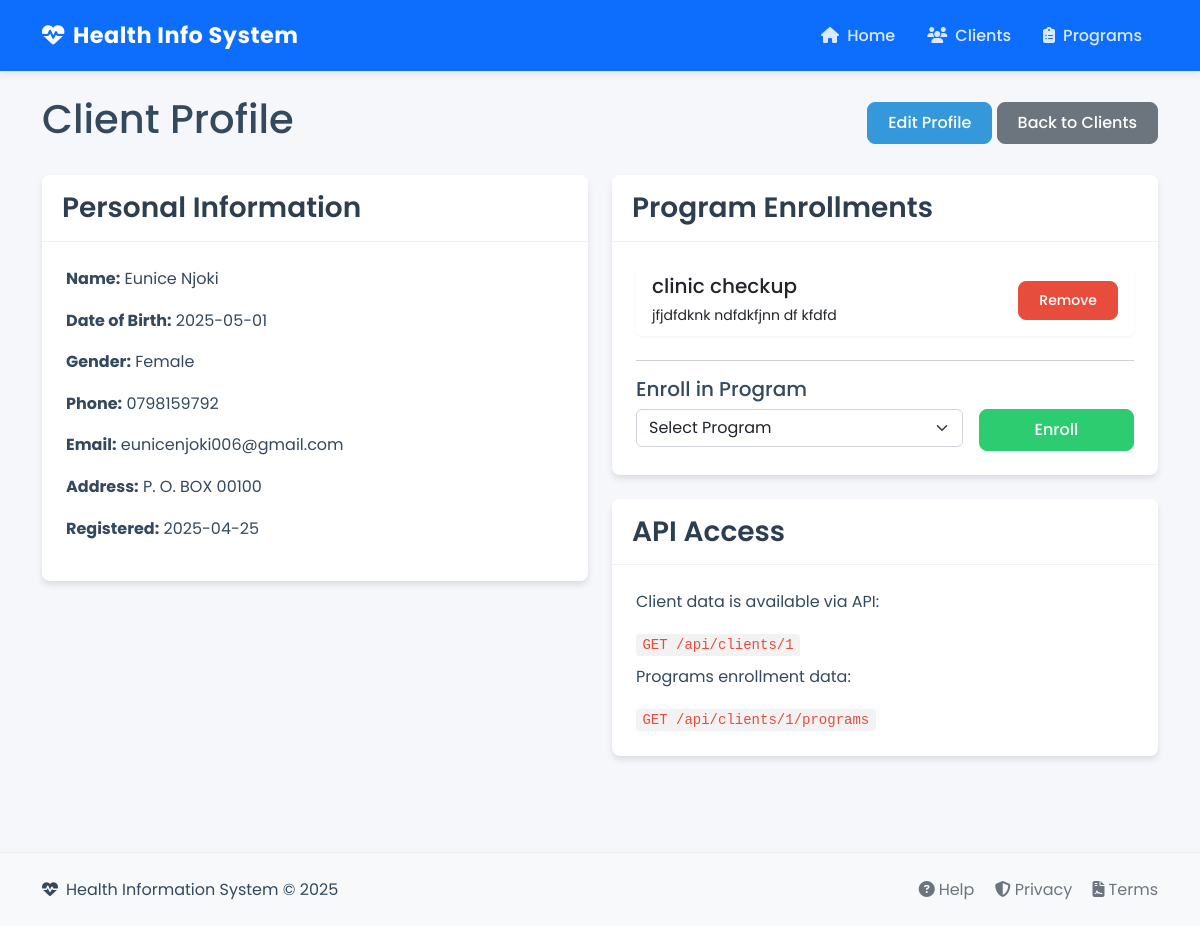
The page /clients/1 on the database its author committed.
### models/client.py (models this page shows, shortened)
class Client(db.Model):
    id = db.Column(db.Integer, primary_key=True)
    first_name = db.Column(db.String(50), nullable=False)
    last_name = db.Column(db.String(50), nullable=False)
    date_of_birth = db.Column(db.Date, nullable=False)
    gender = db.Column(db.String(10), nullable=False)
    phone = db.Column(db.String(15))
    email = db.Column(db.String(120))
    address = db.Column(db.String(200))
    created_at = db.Column(db.DateTime, default=datetime.utcnow)
    updated_at = db.Column(db.DateTime, default=datetime.utcnow, onupdate=datetime.utcnow)
    programs = db.relationship('Program', secondary=client_program,
                              backref=db.backref('clients', lazy='dynamic'))

### models/program.py (models this page shows, shortened)
class Program(db.Model):
    id = db.Column(db.Integer, primary_key=True)
    name = db.Column(db.String(100), nullable=False, unique=True)
    description = db.Column(db.Text)
    start_date = db.Column(db.Date)
    end_date = db.Column(db.Date)
    active = db.Column(db.Boolean, default=True)
    created_at = db.Column(db.DateTime, default=datetime.utcnow)
    updated_at = db.Column(db.DateTime, default=datetime.utcnow, onupdate=datetime.utcnow)

### routes/web.py (the view)
@web.route('/clients/<int:client_id>')
def client_details(client_id):
    client = ClientService.get_client(client_id)
    if not client:
        flash('Client not found', 'danger')
        return redirect(url_for('web.clients'))
    all_programs = ProgramService.get_all_programs()
    return render_template('client_details.html', client=client, all_programs=all_programs)

### services/client_service.py (called while the page is built)
    @staticmethod
    def get_client(client_id):
        return Client.query.get(client_id)

### services/program_service.py (called while the page is built)
    @staticmethod
    def get_all_programs():
        return Program.query.all()

### templates/client_details.html (shortened to what this page needs)
{% extends 'base.html' %}
{% block content %}
<div class="d-flex justify-content-between align-items-center mb-4">
    <h1>Client Profile</h1>
    <div>
        <a href="{{ url_for('web.edit_client', client_id=client.id) }}" class="btn btn-primary">Edit Profile</a>
        <a href="{{ url_for('web.clients') }}" class="btn btn-secondary">Back to Clients</a>
    </div>
</div>
<div class="row">
    <div class="col-md-6 mb-4">
        <div class="card">
            <div class="card-header">
                <h3>Personal Information</h3>
            </div>
            <div class="card-body">
                <p><strong>Name:</strong> {{ client.first_name }} {{ client.last_name }}</p>
                <p><strong>Date of Birth:</strong> {{ client.date_of_birth }}</p>
                <p><strong>Gender:</strong> {{ client.gender }}</p>
                <p><strong>Phone:</strong> {{ client.phone|default('Not provided', true) }}</p>
                <p><strong>Email:</strong> {{ client.email|default('Not provided', true) }}</p>
                <p><strong>Address:</strong> {{ client.address|default('Not provided', true) }}</p>
                <p><strong>Registered:</strong> {{ client.created_at.strftime('%Y-%m-%d') }}</p>
            </div>
        </div>
    </div>
    <div class="col-md-6 mb-4">
        <div class="card">
            <div class="card-header">
                <h3>Program Enrollments</h3>
            </div>
            <div class="card-body">
                {% if client.programs %}
                    <div class="list-group">
                        {% for program in client.programs %}
                            <div class="list-group-item list-group-item-action d-flex justify-content-between align-items-center">
                                <div>
                                    <h5 class="mb-1">{{ program.name }}</h5>
                                    <small>{{ program.description|truncate(100) }}</small>
                                </div>
                                <form method="post" action="{{ url_for('web.remove_from_program', client_id=client.id, program_id=program.id) }}">
                                    <button type="submit" class="btn btn-sm btn-danger" onclick="return confirm('Are you sure you want to remove this enrollment?')">Remove</button>
                                </form>
                            </div>
                        {% endfor %}
                    </div>
                {% else %}
                    <p>Not enrolled in any programs.</p>
                {% endif %}
                <hr>
                <h5>Enroll in Program</h5>
                <form method="post" action="{{ url_for('web.enroll_client', client_id=client.id) }}" class="row g-3">
                    <div class="col-md-8">
                        <select class="form-select" name="program_id" required>
                            <option value="">Select Program</option>
                        </select>
                    </div>
                    <div class="col-md-4">
                        <button type="submit" class="btn btn-success w-100">Enroll</button>
                    </div>
                </form>
            </div>
        </div>
        <div class="card mt-3">
            <div class="card-header">
                <h3>API Access</h3>
            </div>
            <div class="card-body">
                <p>Client data is available via API:</p>
                <code>GET /api/clients/{{ client.id }}</code>
                <p class="mt-2">Programs enrollment data:</p>
                <code>GET /api/clients/{{ client.id }}/programs</code>
            </div>
        </div>
    </div>
</div>
{% endblock %}

### static/css/style.css (style rules this page uses)
:root { --primary-color: #2c3e50; --secondary-color: #3498db; --accent-color: #e74c3c; --success-color: #2ecc71; --warning-color: #f39c12; --light-color: #ecf0f1; --dark-color: #2c3e50; --text-color: #34495e; --border-radius: 0.5rem; --box-shadow: 0 4px 6px rgba(0, 0, 0, 0.1); --transition: all 0.3s ease; }
body { font-family: 'Poppins', 'Segoe UI', Tahoma, Geneva, Verdana, sans-serif; background-color: #f5f7fa; color: var(--text-color); line-height: 1.6; }
.card { border: none; border-radius: var(--border-radius); box-shadow: var(--box-shadow); transition: var(--transition); margin-bottom: 1.5rem; overflow: hidden; }
.card-header { background-color: #fff; border-bottom: 1px solid rgba(0, 0, 0, 0.05); font-weight: 600; padding: 1rem 1.25rem; }
.card-header h3, .card-header h5 { margin-bottom: 0; color: var(--primary-color); font-weight: 600; }
.card-body { padding: 1.5rem; }
.btn { font-weight: 500; padding: 0.5rem 1.25rem; border-radius: var(--border-radius); transition: var(--transition); }
.btn-primary { background-color: var(--secondary-color); border-color: var(--secondary-color); }
.btn-success { background-color: var(--success-color); border-color: var(--success-color); }
.btn-danger { background-color: var(--accent-color); border-color: var(--accent-color); }
.list-group-item { border: none; margin-bottom: 0.5rem; border-radius: var(--border-radius); box-shadow: 0 1px 3px rgba(0, 0, 0, 0.05); }
code { background-color: rgba(0, 0, 0, 0.05); padding: 0.2rem 0.4rem; border-radius: 0.2rem; color: var(--accent-color); font-family: 'Courier New', Courier, monospace; }

### rows shown on the page
Client: first_name "Eunice", last_name "Njoki", date_of_birth "2025-05-01", gender "Female", phone "0798159792", email "eunicenjoki006@gmail.com", address "P. O. BOX 00100", created_at "2025-04-25", id "1"
Program: name "clinic checkup", description "jfjdfdknk ndfdkfjnn df kfdfd"
